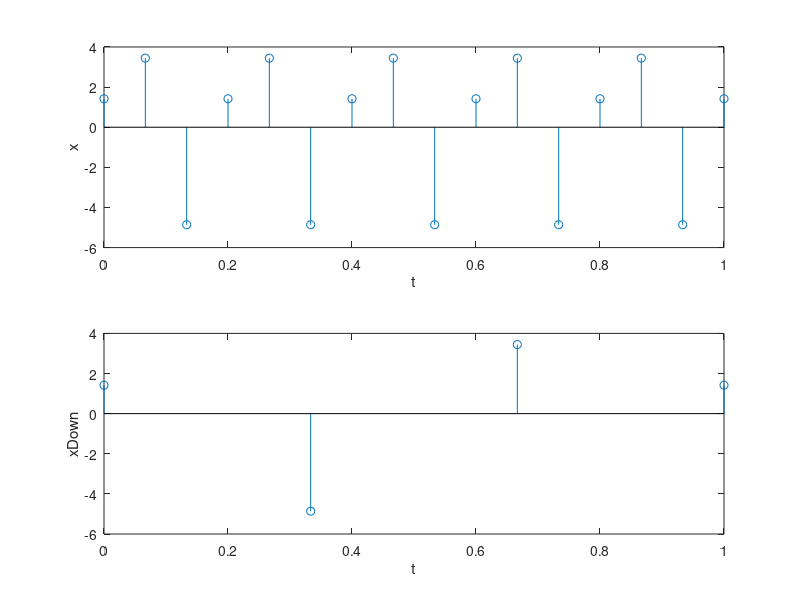

Here is the MATLAB script that generated this plot:
A = input('Nhập biên độ A = ');
F0 = input('Nhập tần số F0 = '); % 1000 - 15000Hz
phi = input('Nhập góc phi = ');
k = input('Nhập số lần muốn giảm tốc độ lấy mẫu k =');

Fs = 3*F0;
t = 0:1/Fs:1;
x = A*cos(2*pi*F0*t + phi);

% xDown = downsample(x, k);
xDown = x(1:k:length(x)); % lấy một tập con của các phần tử trong vector x với bước nhảy là k

sound(x, Fs);
sound(xDown, Fs / k);

subplot(2,1,1);
stem(t,x);
ylabel('x');
xlabel('t');

t1 = t(1:k:length(t)); 
subplot(2,1,2);
stem(t1,xDown);
ylabel('xDown');
xlabel('t');
